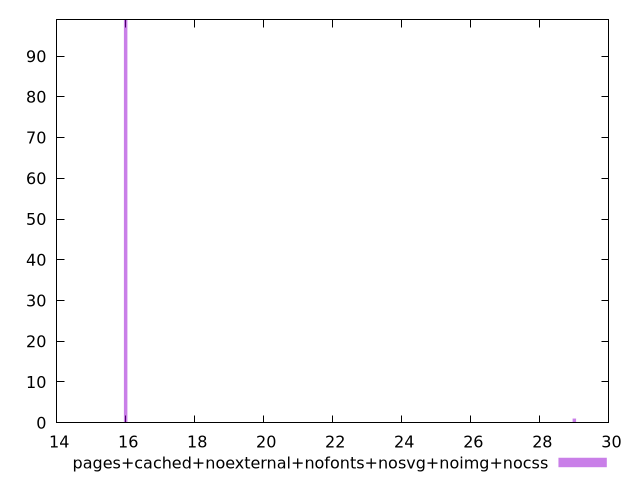

This figure's gnuplot source:
$_pagesCachedNoexternalNofontsNosvgNoimgNocss <<EOF
16 99
29 1
EOF
set key outside below
set terminal pngcairo
set output "report_00006_2020-11-02T20-21-41.718Z/max-potential-fid/pages+cached+noexternal+nofonts+nosvg+noimg+nocss//raw_hist.png"
set yrange [0:99]
set boxwidth 0.1
set style fill transparent solid 0.5 noborder
plot $_pagesCachedNoexternalNofontsNosvgNoimgNocss title "pages+cached+noexternal+nofonts+nosvg+noimg+nocss" with boxes ,
